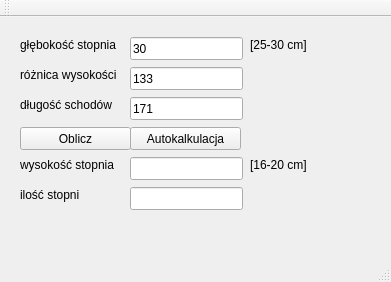
<?xml version="1.0" encoding="UTF-8"?>
<ui version="4.0">
 <class>MainWindow</class>
 <widget class="QMainWindow" name="MainWindow">
  <property name="geometry">
   <rect>
    <x>0</x>
    <y>0</y>
    <width>391</width>
    <height>282</height>
   </rect>
  </property>
  <property name="windowTitle">
   <string>MainWindow</string>
  </property>
  <widget class="QWidget" name="centralWidget">
   <widget class="QPushButton" name="pushButton_count">
    <property name="geometry">
     <rect>
      <x>20</x>
      <y>110</y>
      <width>111</width>
      <height>23</height>
     </rect>
    </property>
    <property name="text">
     <string>Oblicz</string>
    </property>
   </widget>
   <widget class="QLabel" name="label">
    <property name="geometry">
     <rect>
      <x>20</x>
      <y>20</y>
      <width>111</width>
      <height>16</height>
     </rect>
    </property>
    <property name="text">
     <string>głębokość stopnia</string>
    </property>
   </widget>
   <widget class="QLabel" name="label_2">
    <property name="geometry">
     <rect>
      <x>20</x>
      <y>50</y>
      <width>111</width>
      <height>16</height>
     </rect>
    </property>
    <property name="text">
     <string>różnica wysokości</string>
    </property>
   </widget>
   <widget class="QLineEdit" name="lineEdit_sx">
    <property name="geometry">
     <rect>
      <x>130</x>
      <y>20</y>
      <width>113</width>
      <height>23</height>
     </rect>
    </property>
    <property name="text">
     <string>30</string>
    </property>
   </widget>
   <widget class="QLineEdit" name="lineEdit_z">
    <property name="geometry">
     <rect>
      <x>130</x>
      <y>50</y>
      <width>113</width>
      <height>23</height>
     </rect>
    </property>
    <property name="text">
     <string>133</string>
    </property>
   </widget>
   <widget class="QLabel" name="label_3">
    <property name="geometry">
     <rect>
      <x>20</x>
      <y>80</y>
      <width>111</width>
      <height>16</height>
     </rect>
    </property>
    <property name="text">
     <string>długość schodów</string>
    </property>
   </widget>
   <widget class="QLineEdit" name="lineEdit_x">
    <property name="geometry">
     <rect>
      <x>130</x>
      <y>80</y>
      <width>113</width>
      <height>23</height>
     </rect>
    </property>
    <property name="text">
     <string>171</string>
    </property>
   </widget>
   <widget class="QLabel" name="label_4">
    <property name="geometry">
     <rect>
      <x>20</x>
      <y>140</y>
      <width>111</width>
      <height>16</height>
     </rect>
    </property>
    <property name="text">
     <string>wysokość stopnia</string>
    </property>
   </widget>
   <widget class="QLineEdit" name="lineEdit_stz">
    <property name="geometry">
     <rect>
      <x>130</x>
      <y>140</y>
      <width>113</width>
      <height>23</height>
     </rect>
    </property>
   </widget>
   <widget class="QLabel" name="label_5">
    <property name="geometry">
     <rect>
      <x>20</x>
      <y>170</y>
      <width>111</width>
      <height>16</height>
     </rect>
    </property>
    <property name="text">
     <string>ilość stopni</string>
    </property>
   </widget>
   <widget class="QLineEdit" name="lineEdit_st">
    <property name="geometry">
     <rect>
      <x>130</x>
      <y>170</y>
      <width>113</width>
      <height>23</height>
     </rect>
    </property>
   </widget>
   <widget class="QPushButton" name="pushButton_autocount">
    <property name="geometry">
     <rect>
      <x>130</x>
      <y>110</y>
      <width>111</width>
      <height>23</height>
     </rect>
    </property>
    <property name="text">
     <string>Autokalkulacja</string>
    </property>
   </widget>
   <widget class="QLabel" name="label_6">
    <property name="geometry">
     <rect>
      <x>250</x>
      <y>140</y>
      <width>71</width>
      <height>16</height>
     </rect>
    </property>
    <property name="text">
     <string>[16-20 cm]</string>
    </property>
   </widget>
   <widget class="QLabel" name="label_7">
    <property name="geometry">
     <rect>
      <x>250</x>
      <y>20</y>
      <width>71</width>
      <height>16</height>
     </rect>
    </property>
    <property name="text">
     <string>[25-30 cm]</string>
    </property>
   </widget>
  </widget>
  <widget class="QMenuBar" name="menuBar">
   <property name="geometry">
    <rect>
     <x>0</x>
     <y>0</y>
     <width>391</width>
     <height>20</height>
    </rect>
   </property>
  </widget>
  <widget class="QToolBar" name="mainToolBar">
   <attribute name="toolBarArea">
    <enum>TopToolBarArea</enum>
   </attribute>
   <attribute name="toolBarBreak">
    <bool>false</bool>
   </attribute>
  </widget>
  <widget class="QStatusBar" name="statusBar"/>
 </widget>
 <layoutdefault spacing="6" margin="11"/>
 <resources/>
 <connections/>
</ui>
